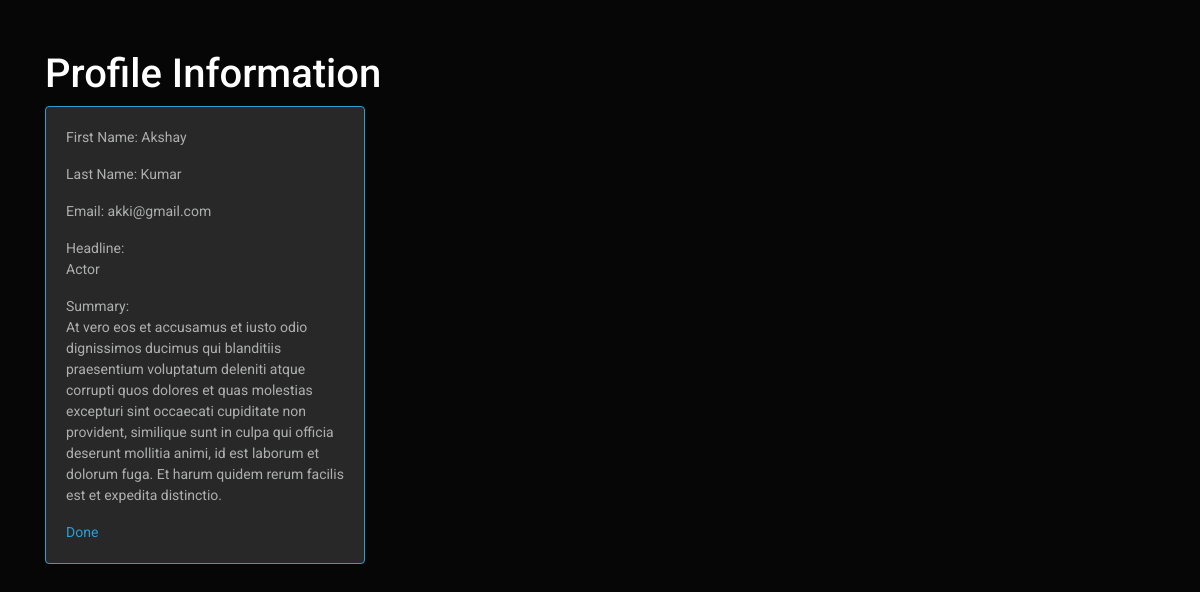
The page /view.php?profile_id=8 on the database its author committed.
### tables this page shows
CREATE TABLE `profile` (
  `profile_id` int(11) NOT NULL,
  `user_id` int(11) NOT NULL,
  `first_name` text DEFAULT NULL,
  `last_name` text DEFAULT NULL,
  `email` text DEFAULT NULL,
  `headline` text DEFAULT NULL,
  `summary` text DEFAULT NULL
);

### view.php (the view, shortened to what this page needs)
<?php
require_once "pdo.php";
$stmt = $pdo->prepare("SELECT * FROM Profile where profile_id = :xyz");
$stmt->execute(array(":xyz" => $_GET['profile_id']));
$row = $stmt->fetch(PDO::FETCH_ASSOC);
?>
<!DOCTYPE html>
<html>
<head>
    <?php require_once "bootstrap.php"; ?>
</head>
<body>
<div class="container">
<h3>Profile Information</h3>
<div class="card border-primary mb-3" style="max-width: 20rem;">
  <div class="card-body">
    <p>First Name: <?php echo($row['first_name']); ?></p>
    <p>Last Name: <?php echo($row['last_name']); ?></p>
    <p>Email: <?php echo($row['email']); ?></p>
    <p>Headline:<br/> <?php echo($row['headline']); ?></p>
    <p>Summary: <br/><?php echo($row['summary']); ?></p>
    <a href="index.php">Done</a>
  </div>
</div>
</body>
</html>

### starter-template.css (style rules this page uses)
body { padding-top: 50px; }

### rows shown on the page
profile: first_name "Akshay", last_name "Kumar", email "akki@gmail.com", headline "Actor", summary "At vero eos et accusamus et iusto odio dignissimos ducimus qui blanditiis praesentium voluptatum deleniti atque corrupti quos dolores et quas molestias excepturi sint occaecati cupiditate non provident, similique sunt in culpa qui officia deserunt mollitia animi, id est laborum et dolorum fuga. Et harum quidem rerum facilis est et expedita distinctio."
